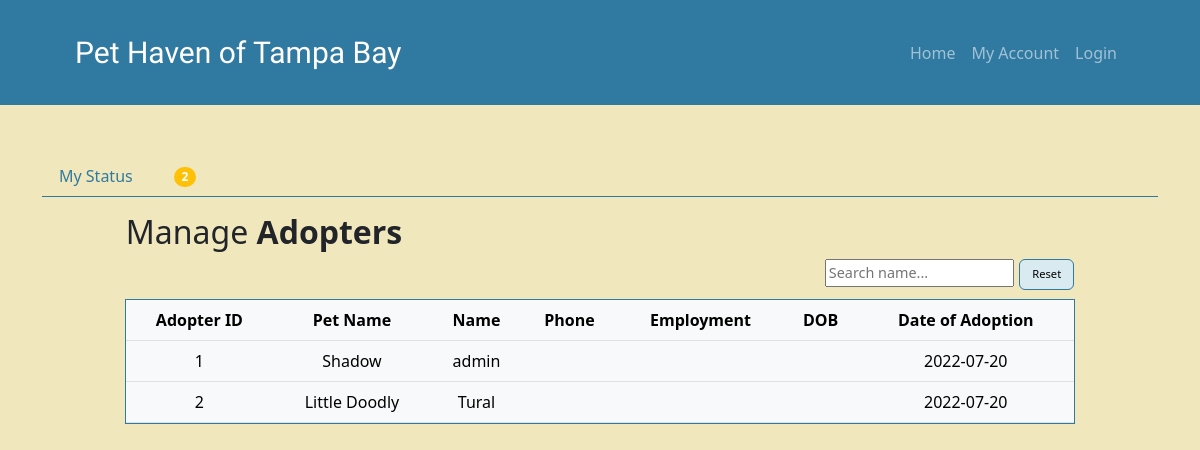
Page /manageadopters on the committed database.
### tables this page shows
CREATE TABLE Adopters (id INTEGER PRIMARY KEY REFERENCES Users (id), pid INTEGER REFERENCES Pets (pid), name VARCHAR(40) NOT NULL, phone TEXT, address TEXT, employment TEXT, 
dob DATE, dateOfAdoption DATE, admin BOOLEAN NOT NULL DEFAULT '0');

CREATE TABLE Pets (pid INTEGER PRIMARY KEY AUTOINCREMENT, kennel_id varchar(5) references Kennels (id), type varchar(1) not null, status VARCHAR(15) NOT NULL DEFAULT 'available', pname VARCHAR(40),
sex CHAR(1), dob DATE, image TEXT, dateofintake DATE NOT NULL DEFAULT CURRENT_DATE, description TEXT,
CHECK (status in ('available', 'pre-adopted', 'adopted')), CHECK (type in ('Dog', 'Cat', 'Other')));

### App.py (the view)
@app.route('/manageadopters', methods=['POST', 'GET'])
def manageAdopters():
    cur_user = get_current_user()
    db = get_database()
    user_privilage = db.execute("SELECT * FROM Users WHERE (privilage = 'admin' AND status = 'active') ")
    privilage = user_privilage.fetchall()
    cursor = db.execute("SELECT A.id, P.pname, A.name, A.phone, A.employment, A.dob, A.dateOfAdoption FROM Adopters A, Pets P WHERE A.pid = P.pid")
    allAdopters = cursor.fetchall()
    numInQueue = numAdopters()
    if request.method == 'POST':
        findNames = request.form['searchNames']
        cursor = db.execute("SELECT A.id, P.pname, A.name, A.phone, A.employment, A.dob, A.dateOfAdoption FROM Adopters A, Pets P WHERE A.pid = P.pid AND (P.pname LIKE :f OR A.name LIKE :f)", {"f": findNames + '%'})
        allAdopters = cursor.fetchall()
    return render_template('manageadopters.html', user=cur_user, allAdopters=allAdopters, numInQueue=numInQueue, privilage = privilage)

### App.py (called while the page is built)
@app.teardown_appcontext
def close_database(error):
    if hasattr(g, 'crudapplication_db'):
        g.crudapplication_db.close()

def get_current_user():
    user = None
    if 'user' in session:
        user = session['user']
        db = get_database()
        user_cursor = db.execute('select * from Users where email = ?', [user])
        user = user_cursor.fetchone()
    return user

def numAdopters():
    db = get_database()
    cursor = db.execute("SELECT COUNT(*) FROM Adopters")
    if cursor != None:
        num = cursor.fetchone()
        numAdopters = num[0]
    else:
        numAdopters = 0
    return numAdopters

### database.py (called while the page is built)
def connect_to_database():
    sql = sqlite3.connect(f'C:/Users/ulyan/Desktop/PetHaven/{db_name}')
    sql.row_factory = sqlite3.Row
    return sql

def get_database():
    if not hasattr(g, 'crudapplication_db'):
        g.crudapplication_db = connect_to_database()
    return g.crudapplication_db

### templates/manageadopters.html (shortened to what this page needs)
{% extends 'myaccount.html' %}
{% block app %}
<div class="container" style="width: 90%; ">
    <div class="row">
        <div class="col md-12">
            <div class="jumbotron p-3">
                <h2> Manage <b> Adopters </b></h2>
                <div>
                    <a href="/manageadopters" class="hide-link">
                       <button type="button" class = "btn btn-outline-secondary float-end editbtn smallButton">Reset</button>
                    </a>
                    <form method="POST">
                       <input type="text" class="float-end searchboxName" name="searchNames" placeholder="Search name...">
                    </form>
                 </div>
                <br>
                <table class="table table-hover table-light text-center tablehover">
                    <tr>
                        <th>Adopter ID</th>
                        <th>Pet Name</th>
                        <th>Name</th>
                        <th>Phone</th>
                        <th>Employment</th>
                        <th>DOB</th>
                        <th>Date of Adoption</th>
                    </tr>
                    {% for applicant in allAdopters %}
                    <tr>
                        <td> {{ applicant['id'] }} </td>
                        <td> {{ applicant['pname'] }} </td>
                        <td> {{ applicant['name'] }} </td>
                        <td> {{ applicant['phone'] }}</td>
                        <td> {{ applicant['employment'] }} </td>
                        <td> {{ applicant['dob'] }} </td>
                        <td> {{ applicant['dateOfAdoption'] }} </td>
                    </tr>
                    {% endfor %}
                </table>
            </div>
         </div>
      </div>
</div>
{% endblock %}

### templates/base.html (style rules this page uses)
body { background-color: #f1e7bd; }
.editbtn { background-color: #DAEAF1; border-color: #3079a1; color: black; }
.table { padding: 10px; outline-style: solid; outline-width: 1px; outline-color: #3079a1; }
.hide-link, .hide-link:hover { text-decoration: none; color: inherit; }
.searchboxName { font-size: 90%; width: 20%; margin-bottom: 1%; }
.smallButton { font-size: 70%; margin-bottom: 1%; margin-left: 0.5%; }

### rows in the picture
Adopters: id "1", pname "Shadow", name "admin", dateOfAdoption "2022-07-20"
Adopters: id "2", pname "Little Doodly", name "Tural", dateOfAdoption "2022-07-20"

### other values in the picture
{{ numInQueue }} "2"
